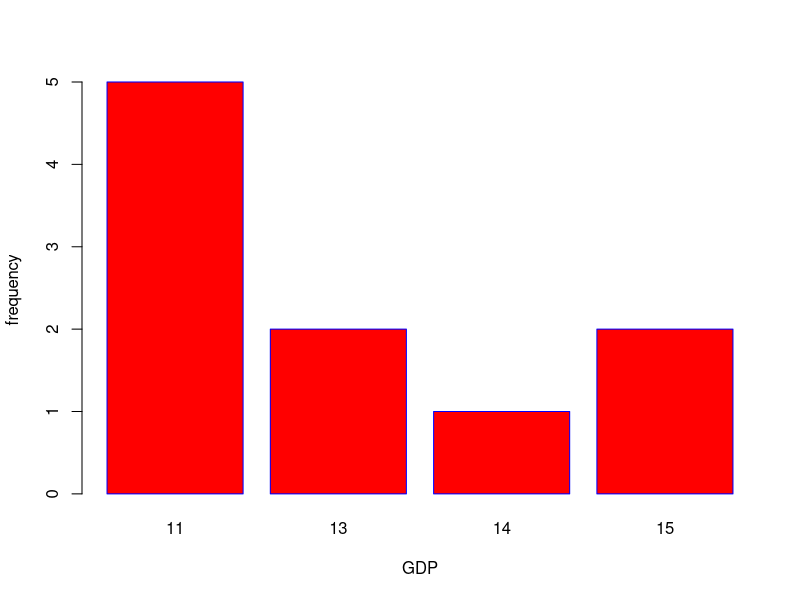
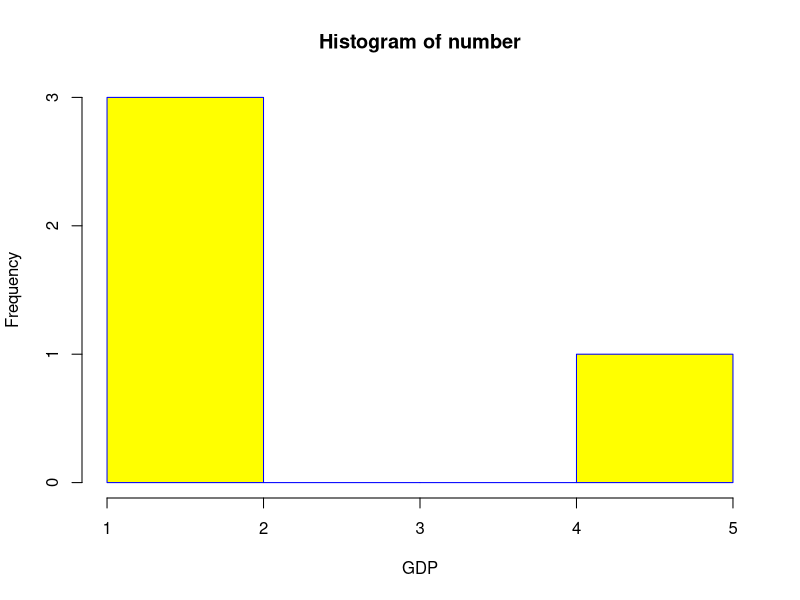

The R script that drew these images, in order:
getwd()
y<-read.csv("testee.csv")
summary(y)
table(y$GDP)
number<-table(y$GDP)
number
barplot(number,xlab="GDP",ylab="frequency",col="red",border="blue")
hist(number,col="yellow",border="blue",xlab="GDP")
